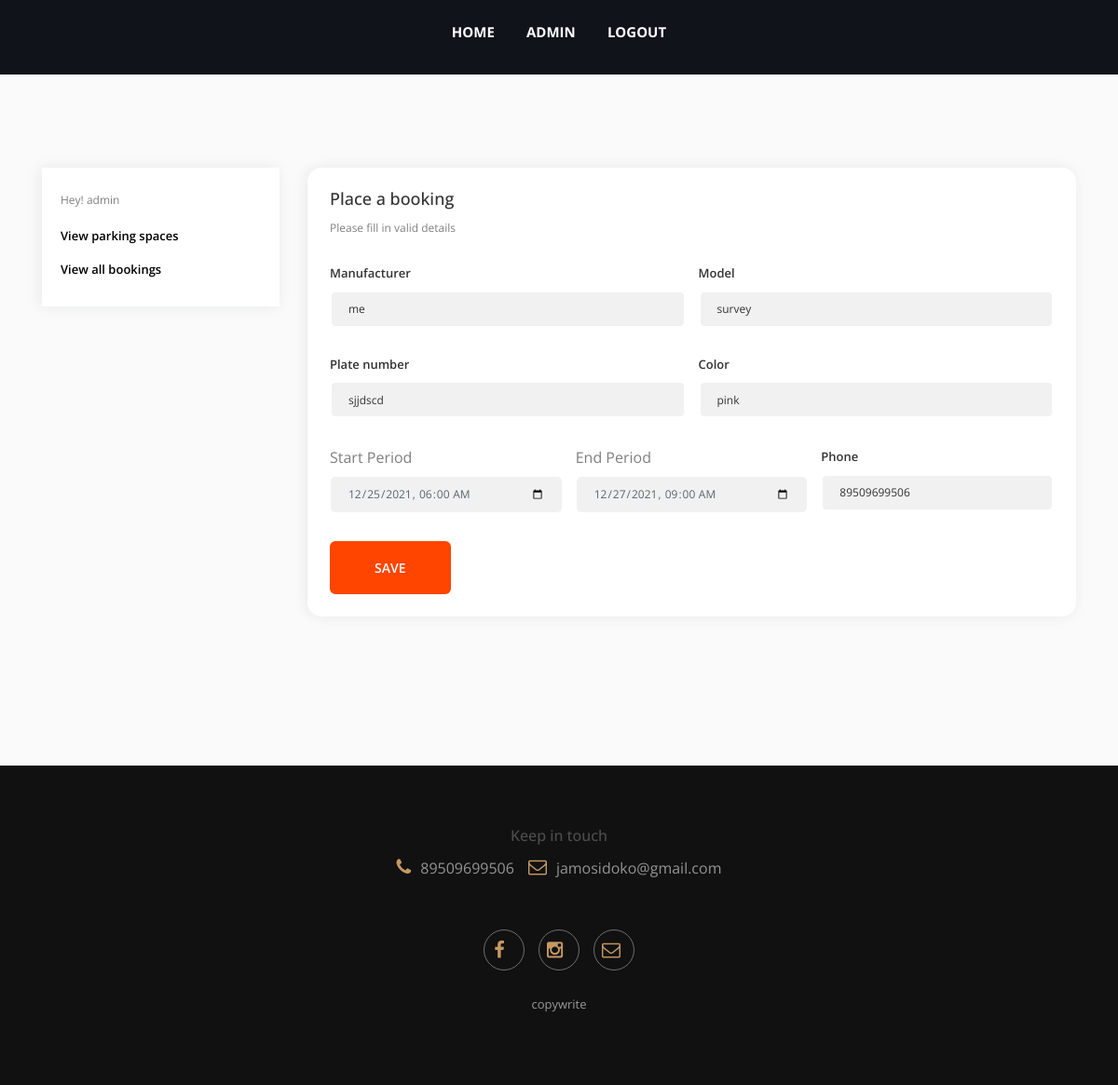
Screenshot of /edit/booking/6/ (signed in) with the database file from the repository.
### parking/models.py (models this page shows, shortened)
class Bookings(models.Model):
	phone_message = 'Phone number must be entered in the format: (+7|8) 960 xxx-xx-xx '
	phone_regex = RegexValidator(
		regex=r'^(\+?7|8)\d{10}$',
		message=(phone_message)
	)
	owner = models.ForeignKey(settings.AUTH_USER_MODEL, on_delete=models.CASCADE)
	manufacturer = models.CharField(max_length=100, blank=False, null=False)
	car_model = models.CharField(max_length=100, blank=False, null=False)
	color = models.CharField(max_length=100,blank=False, null=False)
	plate_number = models.CharField(max_length=100, blank=False, null=False)
	start_period = models.DateTimeField(blank=False, null=False)
	end_period = models.DateTimeField(blank=False, null=False)
	is_booked = models.BooleanField(default=False)
	ticket = models.CharField(max_length=7, blank=False, null=False)
	phone = models.CharField(validators = [phone_regex], max_length=15,blank=False, null=False)
	parking_space = models.ForeignKey(Parking_Space, on_delete=models.CASCADE)
	class Meta:
		verbose_name_plural = 'Bookings'

### parking/decorators.py (the view)
        def wrapper_func(request, *args, **kwargs):
            group = None
            if request.user.groups.exists():
                group = request.user.groups.all()[0].name
            if group in allowed_roles or request.user.is_superuser:
                return view_func(request, *args, **kwargs)
            else:
                return HttpResponse("You are not authorized to view this page")

### parking/views.py (called while the page is built, shortened)
@login_required
@allowed_users(allowed_roles=['Manager'])
def edit_booking(request, pk):
    booking = get_object_or_404(Bookings, id=pk)
    form = BookingForm(instance=booking)
    context = {'booking':booking, 'form':form}
    return render(request, "parking/edit-booking.html", context)

### parking/templates/parking/edit-booking.html (shortened to what this page needs)
{% extends 'parking/dashboard_link.html' %}
{% load static %}
{% block content %}
<section  style="margin-top: 100px; margin-bottom:100px;">
    <div class="u-s-p-b-60">
        <div class="section__content">
            <div class="dash">
                <div class="container">
                    <div class="row">
                        {% include 'parking/dash-include.html' %}
                        <div class="col-lg-9 col-md-12">
                            <div class="dash__box dash__box--shadow dash__box--radius dash__box--bg-white">
                                <div class="dash__pad-2">
                                    <h1 class="dash__h1 u-s-m-b-14">Place a booking</h1>
                                    <span class="dash__text u-s-m-b-30">Please fill in valid details</span>
                                    <form method="POST" action="." class="dash-address-manipulation">
                                        <div class="gl-inline">
                                            <div class="u-s-m-b-30">
                                                <label class="gl-label" for="address-fname">Manufacturer</label>
                                                {{form.manufacturer}}
                                            </div>
                                            <div class="u-s-m-b-30">
                                                <label class="gl-label" for="address-lname">Model</label>
                                                {{form.car_model}}
                                        </div>
                                    </div>
                                    <div class="gl-inline">
                                        <div class="u-s-m-b-30">
                                            <label class="gl-label" for="address-fname">Plate number</label>
                                            {{form.plate_number}}
                                        </div>
                                        <div class="u-s-m-b-30">
                                            <label class="gl-label" for="address-lname">Color</label>
                                            {{form.color}}
                                    </div>
                                </div>
                                <div class="gl-inline">
                                    <div class="u-s-m-b-30">
                                        <label for="date1">Start Period</label>
                                        {{form.start_period}}
                                    </div>
                                    <div class="u-s-m-b-30">
                                        <label for="date2">End Period</label>
                                        {{form.end_period}}
                                    </div>
                                <div class="u-s-m-b-30">
                                    <label class="gl-label" for="address-lname">Phone</label>
                                    {{form.phone}}
                            </div>
                            </div>
                                        <button class="btn btn--e-brand-b-2" type="submit">SAVE</button>
                                    </form>
                                </div>
                            </div>
                        </div>
                </div>
            </div>
        </div>
    </div>
</div>
    </section>
{% endblock %}

### parking/templates/parking/dash-include.html
{% load auth_extras %}
<div class="col-lg-3 col-md-12">
    <div class="dash__box dash__box--bg-white dash__box--shadow u-s-m-b-30">
        <div class="dash__pad-1">
            <span class="dash__text u-s-m-b-16">Hey! {{request.user}} </span>
            <ul class="dash__f-list">
                <li>
                    <a class="dash-active" href="{% url 'parking-spaces' %}">View parking spaces</a></li>
                <li>
                    {% if request.user.is_staff or request.user|has_group:"Manager" %}
                    <li>
                        <a class="dash-active" href="{% url 'home' %}">View all bookings</a></li>
                    {% endif %}
            </ul>
        </div>
    </div>
</div>

### static/css/style.css (style rules this page uses)
body { font-family: "Open Sans", -apple-system, system-ui, BlinkMacSystemFont, "Segoe UI", Roboto, "Helvetica Neue", Arial, sans-serif; background: #f1f1f1; font-size: 14px; font-weight: 400; -webkit-box-sizing: border-box; -moz-box-sizing: border-box; box-sizing: border-box; -webkit-font-smoothing: subpixel-antialiased; color: #666; line-height: 25px; -webkit-backface-visibility: hidden; backface-visibility: hidden; }
html { -webkit-font-smoothing: antialiased; -moz-osx-font-smoothing: grayscale; text-shadow: 1px 1px 1px rgba(0,0,0,0.004); }
ul { padding: 0; list-style: none; margin-bottom: 0; }
h1,h2,h3,h4,h5,h6 { font-family: 'Open Sans', cursive; line-height: 1.2; margin-top: 0; margin-bottom: 15px; -webkit-font-smoothing: antialiased; -moz-osx-font-smoothing: grayscale; text-shadow: 1px 1px 1px rgba(0,0,0,0.004); }
h1 { font-size: 36px; }
a,p,li,input,textarea { font-weight: 400; line-height: 1.5; -webkit-font-smoothing: antialiased; -moz-osx-font-smoothing: grayscale; }
a { -webkit-transition: all .3s; -moz-transition: all .3s; -ms-transition: all .3s; -o-transition: all .3s; transition: all .3s; color: #ff5252; }
.form-control, input { border-radius: 0; padding: 15px 10px; height: auto; }

### static/css/listing.css (style rules this page uses)
a { cursor: pointer; }
.btn { cursor: pointer; }

### static/css/store.css (style rules this page uses)
body { background-color: hsl(0, 0%, 98%); }
h1,h2,h3,h4,h5,h6 { color:hsl(0, 0%, 30%); }
.btn { border-radius: 0; }

### rows the page displays
Bookings: manufacturer "me", car_model "survey", plate_number "sjjdscd", color "pink", start_period "12/25/2021 06:00", end_period "12/27/2021 09:00", phone "89509699506"

### other values shown
{{ request.user }} "admin"
